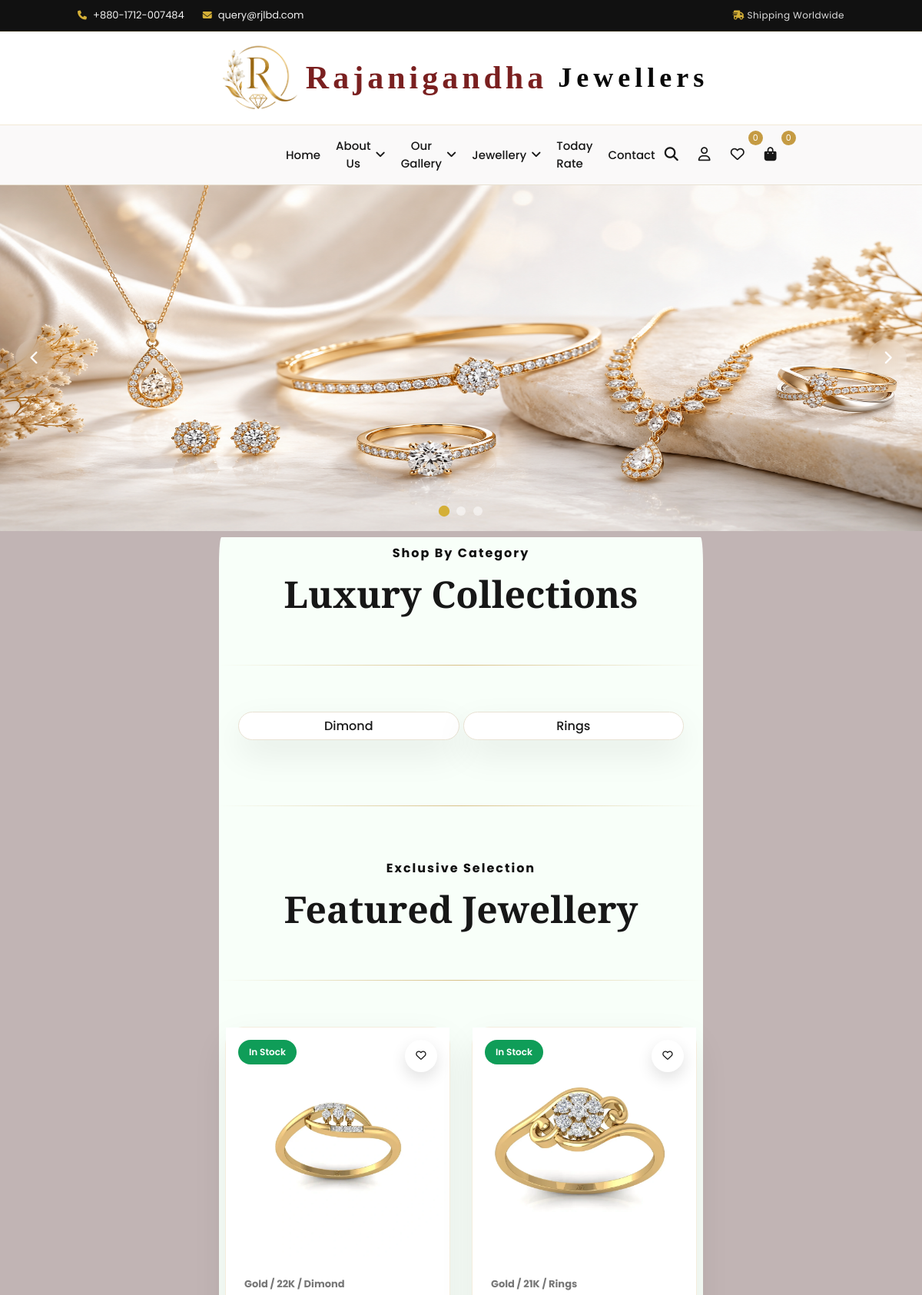
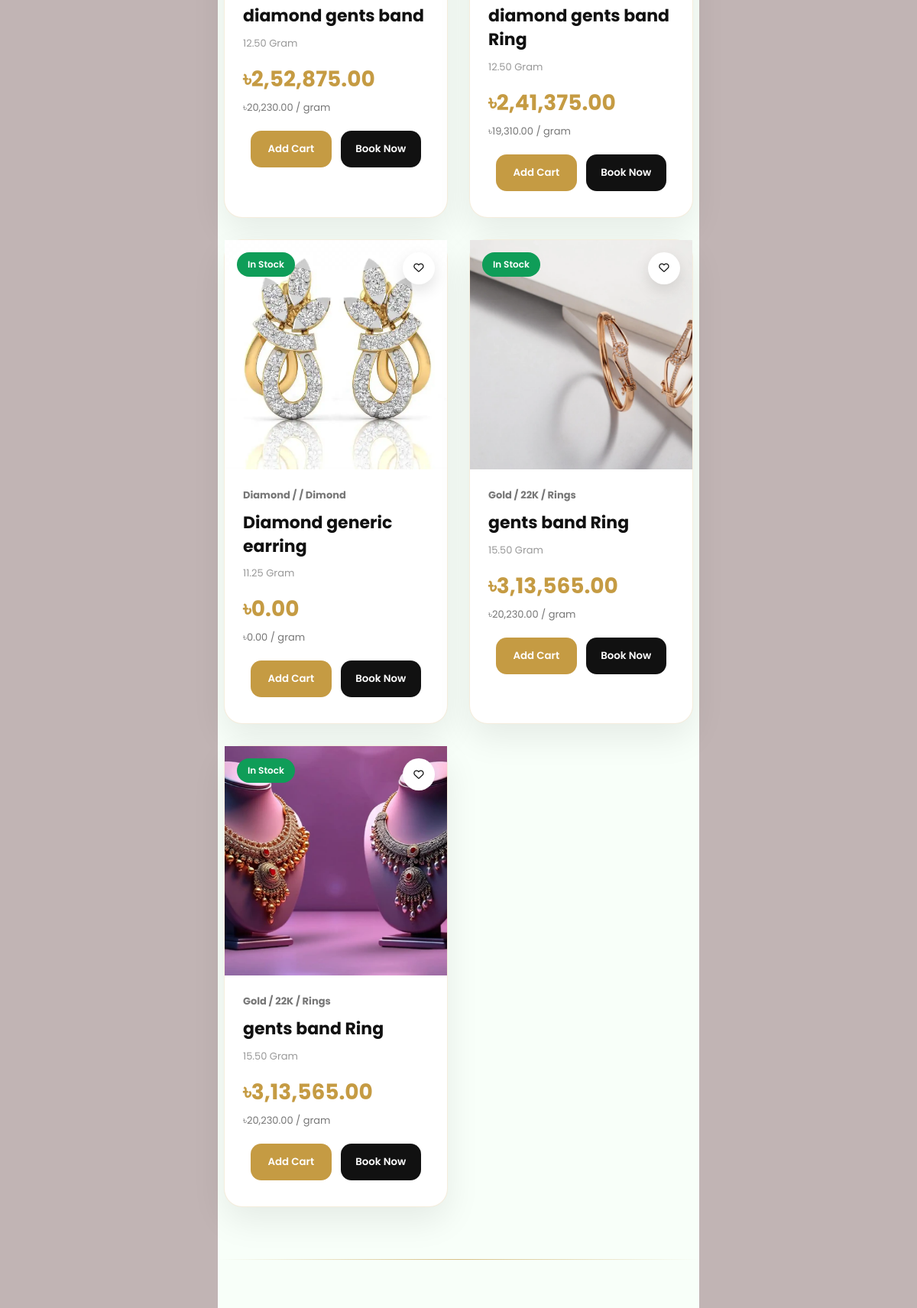
The page / (upper part) on the database its author committed (2 pictures, top to bottom).
### apps/pages/models.py (models this page shows, shortened)
class SubCategory(models.Model):
    name = models.CharField(max_length=100)
    slug = models.SlugField(unique=True, blank=True, max_length=255)
    order = models.PositiveIntegerField(blank=True, null=True)
    created_at = models.DateTimeField(auto_now_add=True)
    class Meta:
        ordering = ["order", "-id"]

class Product(models.Model):
    menue = models.ForeignKey(
        Menue,
        on_delete=models.CASCADE,
        related_name="products",
        null=True,
        blank=True
    )
    slug = models.SlugField(unique=True, blank=True, max_length=255)
    category = models.ForeignKey(
        Category,
        on_delete=models.CASCADE,
        null=True,
        blank=True,
        related_name="products"
    )
    subcategory = models.ForeignKey(
        SubCategory,
        on_delete=models.SET_NULL,
        null=True,
        blank=True,
        related_name="products"
    )
    name = models.CharField(max_length=150)
    image = models.ImageField(upload_to="products/")
    manual_price_per_gram = models.DecimalField(
        max_digits=10,
        decimal_places=2,
        blank=True,
        null=True
    )
    is_auto_update_price = models.BooleanField(default=True)
    weight = models.DecimalField(
        max_digits=10,
        decimal_places=2,
        help_text="Weight in gram",
        null=True,
        blank=True
    )
    stock = models.PositiveIntegerField(default=0)
    is_available = models.BooleanField(default=True)
    short_description = models.TextField(blank=True)
    sku = models.CharField(max_length=50, unique=True, null=True, blank=True)
    order = models.PositiveIntegerField(blank=True, null=True)
    making_charges = models.DecimalField(max_digits=10, decimal_places=2, default=0)
    vat = models.DecimalField(max_digits=10, decimal_places=2, default=0)
    is_featured = models.BooleanField(default=False)
    is_new_arrival = models.BooleanField(default=False)
    is_best_seller = models.BooleanField(default=False)
    created_at = models.DateTimeField(auto_now_add=True)
    class Meta:
        ordering = ["order", "-id"]
    @property
    def price_per_gram(self):
        if self.is_auto_update_price:
            if self.category and self.category.price_per_gram:
                return self.category.price_per_gram
        if self.manual_price_per_gram:
            return self.manual_price_per_gram
        return Decimal("0")
    @property
    def regular_price(self):
        if self.weight:
            return self.weight * self.price_per_gram
        return Decimal("0")
    @property
    def discount_amount(self):
        return Decimal("0")
    @property
    def final_price(self):
        return self.regular_price + self.making_charges + self.vat - self.discount_amount

class Menue(models.Model):
    MENU_TYPES = (
        (1, "Gold"),
        (2, "Diamond"),
        (3, "Silver"),
        (4, "Platinum"),
        (5, "Pearl"),
        (6, "Gemstone"),
    )
    name = models.PositiveIntegerField(
        choices=MENU_TYPES,
        unique=True
    )
    is_visible = models.BooleanField(default=True)
    slug = models.SlugField(unique=True, blank=True, max_length=255)
    order = models.PositiveIntegerField(blank=True, null=True)
    created_at = models.DateTimeField(auto_now_add=True)
    class Meta:
        ordering = ["order", "-id"]

class Category(models.Model):
    CATEGORY_TYPES = (
        (1, "22K"),
        (2, "21K"),
        (3, "18K"),
        (4, "Traditional"),
        (5, "Natural Diamond"),
        (6, "Lab Grown Diamond"),
        (7, "Polki Diamond"),
        (8, "American Diamond"),
        (9, "Bridal Diamond"),
        (10, "950 Platinum"),
        (11, "900 Platinum"),
        (12, "Platinum Bridal"),
        (13, "Couple Band Platinum"),
        (14, "Freshwater Pearl"),
        (15, "Natural Pearl"),
        (16, "Cultured Pearl"),
        (17, "South Sea Pearl"),
        (18, "Ruby"),
        (19, "Emerald"),
        (20, "Sapphire"),
        (21, "Topaz"),
        (22, "Opal"),
        (23, "Amethyst"),
    )
    menue = models.ForeignKey(Menue,on_delete=models.CASCADE,related_name="categories", null=True)
    name = models.PositiveIntegerField(choices=CATEGORY_TYPES)
    is_visible = models.BooleanField(default=True)
    slug = models.SlugField(unique=True,blank=True,max_length=255)
    order = models.PositiveIntegerField(blank=True,null=True)
    created_at = models.DateTimeField(auto_now_add=True)
    price_per_gram = models.DecimalField(max_digits=10,decimal_places=2,blank=True,null=True)
    class Meta:
        ordering = ["order", "-id"]
        unique_together = ("menue", "name")

### apps/pages/views.py (the view)
# urls.py: path('', views.dashboard_home, name='home'),
def home(request):
    categories = Category.objects.all().order_by("order")
    sub_categories = SubCategory.objects.all().order_by("order")
    products = Product.objects.select_related(
        "menue", "category", "subcategory"
    ).order_by("order")[:20]
    featured_products = Product.objects.select_related(
        "menue", "category", "subcategory"
    ).filter(is_featured=True).order_by("order")[:20]
    sale_products = Product.objects.select_related(
        "menue", "category", "subcategory"
    ).order_by("order")[:24]
    return render(request, "pages/home.html", {
        "categories": categories,
        "sub_categories": sub_categories,
        "products": products,
        "featured_products": featured_products,
        "sale_products": sale_products,
    })

### apps/pages/context_processors.py (called while the page is built)
def nav_item(request):
    menues = Menue.objects.filter(is_visible=True).prefetch_related(
        Prefetch(
            "categories",
            queryset=Category.objects.filter(is_visible=True).order_by("order"),
            to_attr="visible_categories"
        )
    )
    return {
        "menues": menues,
    }

def cart_context(request):
    cart_count = 0
    if request.user.is_authenticated:
        cart_count = Cart.objects.filter(
            user=request.user
        ).aggregate(
            total=Sum("quantity")
        )["total"] or 0
    return {
        "cart_count": cart_count,
    }

def wishlist_context(request):
    wishlist_count = 0
    if request.user.is_authenticated:
        wishlist_count = Wishlist.objects.filter(
            user=request.user
        ).count()
    return {
        "wishlist_count": wishlist_count,
    }

### apps/pages/templatetags/custom_filters.py (called while the page is built)
@register.filter
def bd_currency(value):
    try:
        value = float(value)
        integer, decimal = f"{value:.2f}".split(".")
        integer = str(integer)
        if len(integer) <= 3:
            result = integer
        else:
            last3 = integer[-3:]
            rest = integer[:-3]
            parts = []
            while len(rest) > 2:
                parts.insert(0, rest[-2:])
                rest = rest[:-2]
            if rest:
                parts.insert(0, rest)
            result = ",".join(parts) + "," + last3
        return f"{result}.{decimal}"
    except:
        return value

### apps/pages/templates/pages/home.html (shortened to what this page needs)
{% extends "base/base.html" %}
{% load static %}
{% block page_css %}
<link rel="stylesheet" href="{% static 'css/pages/home.css' %}">
{% endblock %}
{% block content %}
{% include "sections/hero.html" %}
<div class = "cart_border">
    {% include "sections/categories.html" %}
    {% include "sections/featured.html" %}
    {% include "sections/products.html" %}
{% endblock %}

### apps/pages/templates/sections/categories.html
<section class="section reveal active" id="categories">
    <div class="section-title">
        <span>Shop By Category</span>
        <h2>Luxury Collections</h2>
    </div>
 <hr class="hr_tag">
    <div class="category-grid" id="categoryGrid">
        {% for sub_category in sub_categories %}
            <a href="{% url 'pages:subcategory_products' sub_category.slug %}" class="category-card" data-cat="{{ sub_category.name }}">
                <span>{{ sub_category.name }}</span>
            </a>
        {% empty %}
            <p>No sub categories found.</p>
        {% endfor %}
    </div>
</section>

### apps/pages/templates/sections/featured.html (shortened to what this page needs)
{% load static %}
{% load custom_filters %}
<section class="section reveal active">
    <hr class="hr_tag">
    <div class="section-title">
        <span>Exclusive Selection</span>
        <h2>Featured Jewellery</h2>
    </div>
    <hr class="hr_tag">
    <div class="products-area">
        <div class="product-grid" id="productGrid">
            {% for product in featured_products %}
            <article class="product-card luxury-product-card">
                {% if product.is_available and product.stock > 0 %}
                    <span class="stock">In Stock</span>
                {% else %}
                    <span class="stock out-stock">Out of Stock</span>
                {% endif %}
                <button
                    class="wish-btn add-wishlist-btn"
                    data-url="{% url 'pages:add_to_wishlist' product.id %}"
                    type="button"
                    aria-label="Wishlist"
                >
                    <i class="fa-regular fa-heart"></i>
                </button>
                <a   href="{% url 'pages:quick_view_product' product.slug %}?next={{ request.get_full_path|urlencode }}">
                <div class="product-image">
                    {% if product.image %}
                        <img src="{{ product.image.url }}" alt="{{ product.name }}">
                    {% endif %}
                </div>
                <div class="product-info">
                    <span class="product-meta">
                        {{ product.menue.get_name_display }}
                        /
                        {{ product.category.get_name_display }}
                        {% if product.subcategory %}
                            / {{ product.subcategory.name }}
                        {% endif %}
                    </span>
                    <h3>{{ product.name }}</h3>
                    <small class="weight-text">
                        {{ product.weight }} Gram
                    </small>
                    <div class="price-row">
                        <span class="new-price">
                           ৳{{ product.final_price|bd_currency }}
                        </span>
                    </div>
                    <small class="price-note">
                        ৳{{ product.price_per_gram|bd_currency }} / gram
                    </small>
                    </a>
                   <div class="product-actions">
                        <button
                            class="gold-btn add-cart-btn"
                            data-url="{% url 'pages:add_to_cart' product.id %}"
                            type="button"
                        >
                            Add Cart
                        </button>
                        <button
                            class="dark-btn buy-now-btn"
                            data-url="{% url 'pages:add_to_cart' product.id %}"
                            data-checkout="{% url 'pages:checkout' %}"
                            type="button"
                        >
                            Book Now
                        </button>
                    </div>
                </div>
            </article>
            {% empty %}
            <div class="empty-products">
                <i class="fa-solid fa-gem"></i>
                <h3>No jewellery found</h3>
                <p>Try changing your filter or search keyword.</p>
            </div>
            {% endfor %}

### apps/pages/static/css/frontend.css (style rules this page uses)
:root { --gold:#c59b43; --gold-dark:#9d7627; --black:#101010; --white:#ffffff; --bg:#ffffff; --card:#ffffff; --text:#171717; --muted:#6f6f6f; --border:#e9e2d3; --shadow:0 18px 45px rgba(0,0,0,.08); }
* { margin:0; padding:0; box-sizing:border-box; }
html { scroll-behavior:smooth; }
body { font-family:'Poppins',sans-serif; background: #f0ebeb; color:var(--text); }
a { color:inherit; text-decoration:none; }
button, input, select, textarea { font-family:inherit; }
button { cursor:pointer; border:0; background:none; }
img { max-width:100%; display:block; }
.gold-btn, .dark-btn, .glass-btn, .outline-btn { padding:13px 24px; border-radius:40px; font-weight:700; display:inline-flex; justify-content:center; align-items:center; gap:9px; transition:.25s; }
.gold-btn { background:linear-gradient(135deg,var(--gold),var(--gold-dark)); color:#fff; }
.dark-btn { background:var(--black); color:#fff; }
.section-title { text-align:center; margin-bottom:8px; margin-top: 8px; padding-top: 8px; }
.section-title span { color:var(--black); text-transform: capitalize; font-weight:700; letter-spacing:2px; }
.section-title h2 { font-family:'Playfair Display',serif; font-size:clamp(34px,4vw,52px); margin-top:8px; }
.product-card { background:var(--card); border:1px solid var(--border); border-radius:24px; box-shadow:var(--shadow); overflow:hidden; position:relative; transition:.3s; }
.product-image { height:245px; overflow:hidden; background:#f6f1e9; }
.product-image img { width:100%; height:100%; object-fit:cover; transition:.45s; }
.stock { position:absolute; top:52px; left:14px; background:rgba(0,0,0,.72); color:#fff; padding:5px 10px; border-radius:30px; font-size:11px; z-index:2; }
.wish-btn { position:absolute; top:14px; right:14px; background:#fff; color:#c01834; width:38px; height:38px; border-radius:50%; z-index:2; display:grid; place-items:center; }
.product-info { padding:18px; }
.product-meta { color:var(--gold); font-size:13px; font-weight:700; }
.weight-text { display:block; color:var(--muted); margin-top:4px; font-size:13px; }
.product-info h3 { font-size:17px; margin:7px 0; }
.price-row { display:flex; gap:10px; align-items:center; flex-wrap:wrap; margin:10px 0 14px; }
.new-price { color:var(--gold); font-weight:800; }
.product-actions { display:grid; grid-template-columns:1fr 1fr; gap:10px; margin:10px; }
.product-actions button { width:100%; min-width:0; padding:12px 10px; border-radius:30px; font-weight:700; white-space:nowrap; }
.reveal { opacity:1; transform:translateY(0); }
.cart_border { margin: 0px 285px 0px 285px; background: #f8fff9; border-radius: 0.5%; }
.body_image { position: relative; min-height: 100vh; background-image: url("../images/baner.png"); background-repeat: no-repeat; background-position: center center; background-size: 1890px; background-attachment: fixed; }
.body_image::before { content: ""; position: fixed; inset: 0; background: rgba(156, 136, 136, 0.55); z-index: -1; }
.hr_tag { width: 100%; height: 1px; border: none; background: linear-gradient( to right, transparent, rgba(197,155,67,0.7), transparent ); margin: 60px 0; opacity: 0.9; }

### apps/pages/static/css/pages/home.css (style rules this page uses)
.category-grid { display: grid; grid-template-columns: repeat(auto-fit, minmax(190px, 1fr)); gap: 5px; margin: 25px; padding-bottom: 25px; }
.category-card { background: var(--card); border: 1px solid var(--border); border-radius: 22px; display: grid; place-items: center; text-align: center; padding: 5px; font-weight: 500; box-shadow: var(--shadow); position: relative; overflow: hidden; transition: 0.3s; }
.category-card::before { content: ""; position: absolute; inset: auto 0 0 0; height: 0; background: linear-gradient(135deg, var(--gold), var(--gold-dark)); transition: 0.3s; z-index: 0; }
.category-card span { position: relative; z-index: 1; }

### apps/pages/templates/sections/products.html (style rules this page uses)
.products-area { transition:opacity .3s ease; }
.luxury-product-card { position:relative; border-radius:24px; overflow:visible!important; background:#fff; border:1px solid rgba(197,155,67,.18); box-shadow:0 18px 45px rgba(0,0,0,.08); transition:.3s ease; }
.luxury-product-card .product-image { background:linear-gradient(135deg,#faf7ef,#fff); }
.price-note { display:block; margin-top:6px; color:#777; }

### rows shown on the page
SubCategory: name "Dimond"
SubCategory: name "Rings"
Product: is_available "In Stock", image (picture), menue.name "Gold", category.name "22K", subcategory.name "Dimond", name "diamond gents band", weight "12.50", final_price|bd_currency "2,52,875.00", price_per_gram|bd_currency "20,230.00"
Product: is_available "In Stock", image (picture), menue.name "Gold", category.name "21K", subcategory.name "Rings", name "diamond gents band Ring", weight "12.50", final_price|bd_currency "2,41,375.00", price_per_gram|bd_currency "19,310.00"
Product: is_available "In Stock", image (picture), menue.name "Diamond", subcategory.name "Dimond", name "Diamond generic earring", weight "11.25", final_price|bd_currency "0.00", price_per_gram|bd_currency "0.00"
Product: is_available "In Stock", image (picture), menue.name "Gold", category.name "22K", subcategory.name "Rings", name "gents band Ring", weight "15.50", final_price|bd_currency "3,13,565.00", price_per_gram|bd_currency "20,230.00"
Product: is_available "In Stock", image (picture), menue.name "Gold", category.name "22K", subcategory.name "Rings", name "gents band Ring", weight "15.50", final_price|bd_currency "3,13,565.00", price_per_gram|bd_currency "20,230.00"

### other values the page prints
{{ wishlist_count|default:0 }} "0"
{{ cart_count|default:0 }} "0"
